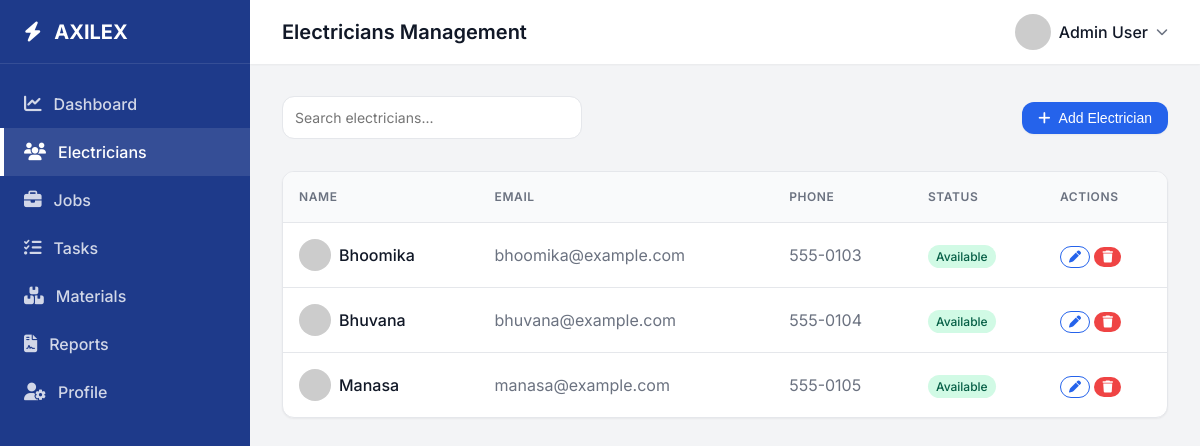
/electricians (signed in), run on the app's committed database.
### tables this page shows
CREATE TABLE Electricians (
            id INTEGER PRIMARY KEY AUTOINCREMENT,
            name TEXT NOT NULL,
            phone TEXT,
            email TEXT,
            status TEXT DEFAULT 'Available'
        );

### app.py (the view, shortened to what this page needs)
@app.route('/electricians', methods=['GET', 'POST'])
def electricians():
    if 'user_id' not in session:
        return redirect(url_for('login'))
    conn = get_db_connection()
    electricians = conn.execute('SELECT * FROM Electricians').fetchall()
    conn.close()
    return render_template('electricians.html', electricians=electricians)

### app.py (called while the page is built)
def get_db_connection():
    conn = sqlite3.connect(DB_PATH)
    conn.row_factory = sqlite3.Row
    return conn

### templates/electricians.html (shortened to what this page needs)
<!DOCTYPE html>
<html lang="en">
<head>
    <link rel="stylesheet" href="/static/css/styles.css">
    <link rel="stylesheet" href="https://cdnjs.cloudflare.com/ajax/libs/font-awesome/6.4.0/css/all.min.css">
</head>
<body>
    <div class="dashboard-layout">
        <aside class="sidebar">
            <div class="sidebar-header" style="justify-content: space-between;">
                <div><i class="fa-solid fa-bolt" style="margin-right: 0.5rem;"></i> AXILEX</div>
            </div>
            <nav class="sidebar-nav">
                <a href="/dashboard" class="sidebar-link">
                    <i class="fa-solid fa-chart-line"></i> Dashboard
                </a>
                <a href="/electricians" class="sidebar-link active">
                    <i class="fa-solid fa-users"></i> Electricians
                </a>
                <a href="/jobs" class="sidebar-link">
                    <i class="fa-solid fa-briefcase"></i> Jobs
                </a>
                <a href="/tasks" class="sidebar-link">
                    <i class="fa-solid fa-list-check"></i> Tasks
                </a>
                <a href="/materials" class="sidebar-link">
                    <i class="fa-solid fa-boxes-stacked"></i> Materials
                </a>
                <a href="/reporter" class="sidebar-link">
                    <i class="fa-solid fa-file-contract"></i> Reports
                </a>
                <a href="/profile" class="sidebar-link">
                    <i class="fa-solid fa-user-gear"></i> Profile
                </a>
            </nav>
        </aside>
        <main class="main-content">
            <header class="topbar">
                <div class="flex items-center gap-2">
                    <h2 style="margin: 0; font-size: 1.25rem;">Electricians Management</h2>
                </div>
                <div class="topbar-right">
                    <div class="user-profile">
                        <img src="https://ui-avatars.com/api/?name=Admin+User&background=DBEAFE&color=1E3A8A" alt="Profile" style="width: 36px; height: 36px; border-radius: 50%;">
                        <span>Admin User</span>
                        <i class="fa-solid fa-chevron-down" style="font-size: 0.75rem; color: var(--text-light);"></i>
                    </div>
                </div>
            </header>
            <div class="content-area">
                <div class="flex justify-between items-center mb-4">
                    <div style="width: 300px;">
                        <input type="text" class="form-control" placeholder="Search electricians...">
                    </div>
                    <button id="addElectricianBtn" class="btn btn-primary"><i class="fa-solid fa-plus" style="margin-right: 0.5rem;"></i> Add Electrician</button>
                </div>
                <div class="table-container">
                    <table class="table">
                        <thead>
                            <tr>
                                <th>Name</th>
                                <th>Email</th>
                                <th>Phone</th>
                                <th>Status</th>
                                <th>Actions</th>
                            </tr>
                        </thead>
                        <tbody>
                            {% for electrician in electricians %}
                            <tr>
                                <td>
                                    <div class="flex items-center gap-1">
                                        <img src="https://ui-avatars.com/api/?name={{ electrician.name|urlencode }}&background=random" style="width: 32px; height: 32px; border-radius: 50%;">
                                        <span style="font-weight: 500;">{{ electrician.name }}</span>
                                    </div>
                                </td>
                                <td style="color: var(--text-light);">{{ electrician.email }}</td>
                                <td style="color: var(--text-light);">{{ electrician.phone }}</td>
                                <td><span class="badge badge-success">{{ electrician.status }}</span></td>
                                <td>
                                    <button class="btn btn-outline edit-el-btn"
                                            data-id="{{ electrician.id }}"
                                            data-name="{{ electrician.name }}"
                                            data-email="{{ electrician.email }}"
                                            data-phone="{{ electrician.phone }}"
                                            data-status="{{ electrician.status }}"
                                            style="padding: 0.25rem 0.5rem; font-size: 0.75rem;"><i class="fa-solid fa-pen"></i></button>
                                    <button class="btn btn-danger delete-el-btn"
                                            data-id="{{ electrician.id }}"
                                            style="padding: 0.25rem 0.5rem; font-size: 0.75rem;"><i class="fa-solid fa-trash"></i></button>
                                </td>
                            </tr>
                            {% else %}
                            <tr>
                                <td colspan="5" class="text-center">No electricians found.</td>
                            </tr>
                            {% endfor %}
                        </tbody>
                    </table>
                </div>
            </div>
        </main>
    </div>
</body>
</html>

### data on the page
Electricians: name "Bhoomika", email "bhoomika@example.com", phone "555-0103", status "Available"
Electricians: name "Bhuvana", email "bhuvana@example.com", phone "555-0104", status "Available"
Electricians: name "Manasa", email "manasa@example.com", phone "555-0105", status "Available"
